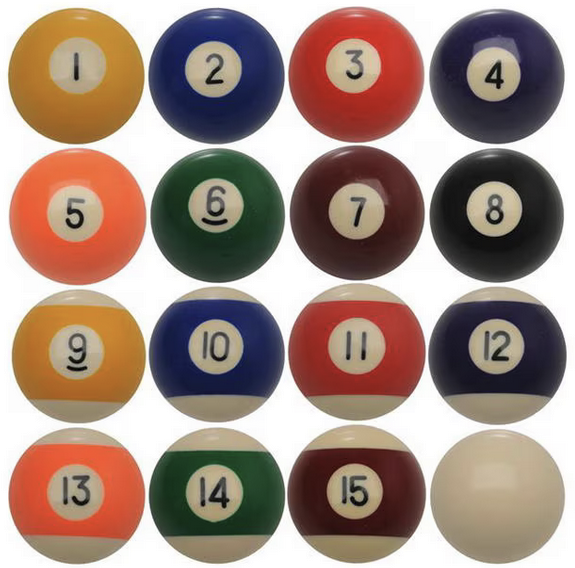
#> input picture Pasted image 20251006131451.png, 575 x 568 px, given in place of snooker_720p_sullivan.mp4, which was not available
$ python test_main.py
#> lines starting #> are read from the running program, lines starting #| are printed output that depends on the picture; after the words box and inside, x2 and y2 are one past the last pixel; in counts of white or black regions, pixels touching at a corner belong together; pictures that were not available may be replaced by others from this repository, and a replacement may not be noted
#> further down, frame is the input picture: shape (568, 575, 3); mean B, G, R 128.7, 139.5, 161.3
### ball_detector.py
import cv2
import snooker_colors as sc
import numpy as np

DEBUG = False

def resize_frame(frame):
    return cv2.resize(frame, (1000, 550))
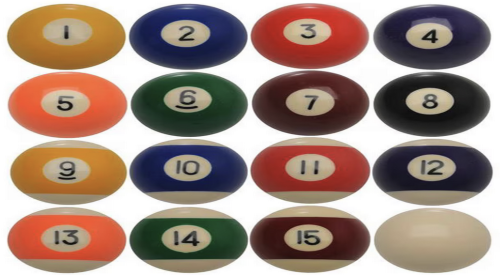
#> returned value: shape (550, 1000, 3) (shown at 1/2 size); mean of channels 0, 1, 2 128.6, 139.3, 161.2; drawn as B, G, R

def _normalize_frame(current_frame):
    """
    Normalizes one frame for better performance
    :param current_frame: current frame of the given video
    :return: a normalized frame in hsv color-space
    """
    f = resize_frame(current_frame)
    hsv = cv2.cvtColor(f, cv2.COLOR_BGR2HSV)
#> hsv: shape (550, 1000, 3); mean H, S, V 35.5, 76.9, 166.7

    # Increase saturation
    h, s, v = cv2.split(hsv)
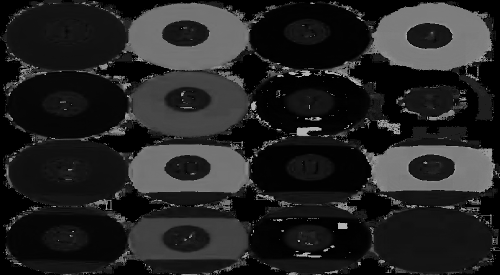
#> h: shape (550, 1000) (shown at 1/2 size); min 0, max 179, mean 35.5
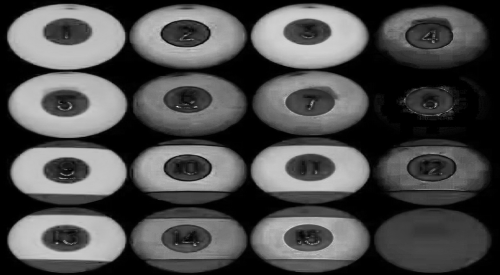
#> s: shape (550, 1000) (shown at 1/2 size); min 0, max 237, mean 76.9
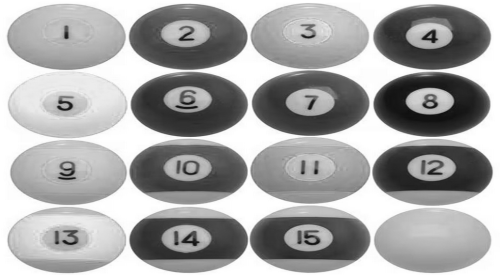
#> v: shape (550, 1000) (shown at 1/2 size); min 4, max 255, mean 166.7
    s = cv2.add(s, 50)
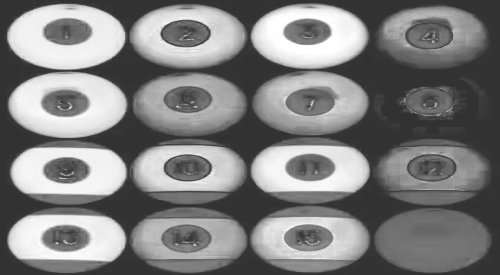
#> s: shape (550, 1000) (shown at 1/2 size); min 50, max 255, mean 126.9
    s = np.clip(s, 0, 255)
    hsv_sat = cv2.merge([h, s, v])
#> hsv_sat: shape (550, 1000, 3); mean H, S, V 35.5, 126.9, 166.7

    return hsv_sat

def get_balls_map(f):
    """
    Detects the balls of the f frame and returns them in a map.
    Function normalizes frame to hsv color space.

    :param f: the current frame
    :return: map of balls, where key: snooker_colors colors and value: list of balls in the format of HoughCircles
    """
    h_f = _normalize_frame(f)

    return {
        sc.RED: _detect_balls_in_given_range(h_f, sc.lower_red, sc.upper_red),
        sc.PINK: _detect_balls_in_given_range(h_f, sc.lower_pink, sc.upper_pink),
        sc.BLUE: _detect_balls_in_given_range(h_f, sc.lower_blue, sc.upper_blue),
        #sc.GREEN: _detect_balls_in_given_range(h_f, sc.lower_green, sc.upper_green), #todo
        sc.YELLOW: _detect_balls_in_given_range(h_f, sc.lower_yellow, sc.upper_yellow),
        sc.BROWN: _detect_balls_in_given_range(h_f, sc.lower_brown, sc.upper_brown),

        # after colors detected
        sc.WHITE: _detect_balls_in_given_range(h_f, sc.lower_white, sc.upper_white),
        sc.BLACK: _detect_balls_in_given_range(h_f, sc.lower_black, sc.upper_black),
    }

def _find_hough_circles(mask):
    return cv2.HoughCircles(
        mask,
        cv2.HOUGH_GRADIENT, dp=2, minDist=8, # smaller param2 makes detection more sensitive
        param1=50, param2=15, minRadius=5, maxRadius=7
    )

def _detect_red_balls(hsv, l_r, u_r):
    """
    Detects red balls. Separate function needed because red balls are special case for HSV.
    :param l_r: first part of the spectrum's lower red
    :param u_r: first part of the spectrum's upper red
    :param hsv: the hsv frame
    :return: the detected red balls
    """
    mask1 = cv2.inRange(hsv, l_r, u_r)
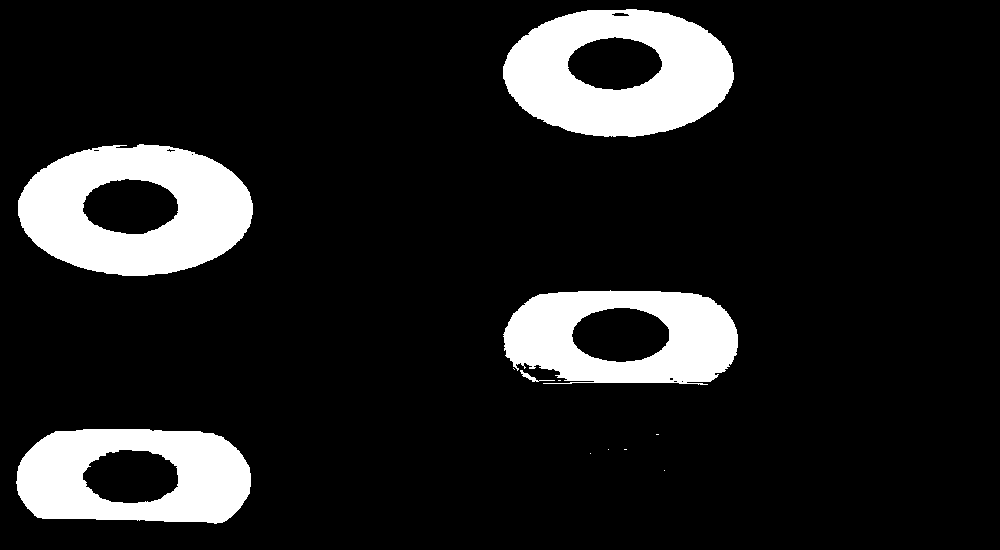
#> mask1: shape (550, 1000); 12.7% white; 12 white regions (7 under 20 px), largest, box (x1, y1, x2, y2) and area: (18, 144, 253, 276) 20223, (503, 9, 734, 137) 19499, (16, 429, 251, 524) 15392, (503, 290, 738, 385) 14746, (520, 370, 555, 382) 90
    mask2 = cv2.inRange(hsv, sc.lower_red2, sc.upper_red2)
#> mask2: shape (550, 1000); 0% white in thin lines or dots, all inside (x1, y1, x2, y2) = (702, 296, 704, 297)
    mask = mask1 | mask2
#> mask: shape (550, 1000); 12.7% white; 12 white regions (7 under 20 px), largest, box (x1, y1, x2, y2) and area: (18, 144, 253, 276) 20223, (503, 9, 734, 137) 19499, (16, 429, 251, 524) 15392, (503, 290, 738, 385) 14748, (520, 370, 555, 382) 90

    mask = cv2.GaussianBlur(mask, (3, 3), 2)
    _balls = cv2.HoughCircles(
        mask,
        cv2.HOUGH_GRADIENT, dp=2, minDist=8,
        param1=50, param2=15, minRadius=5, maxRadius=7
    )

    _draw_on_detected_monochrome_balls(mask, _balls)
    return _balls

def _detect_black_ball(hsv, l, u):
    mask = _generate_mask(hsv, l, u)
    mask = _clean_up_mask(mask)
    circles = _find_hough_circles(mask)
    _draw_on_detected_monochrome_balls(mask, circles)
    return circles

def _detect_colored_balls(hsv, l, u):
    mask = _generate_mask(hsv, l, u)
    _balls = _find_hough_circles(mask)
    _draw_on_detected_monochrome_balls(mask, _balls)
    return _balls

def _generate_mask(hsv, l, u):
    return cv2.inRange(hsv, l, u)
#> returned value: shape (550, 1000); 0.16% white in thin lines or dots
#> in _generate_mask (call 6), `return cv2.inRange(hsv, l, u)`:
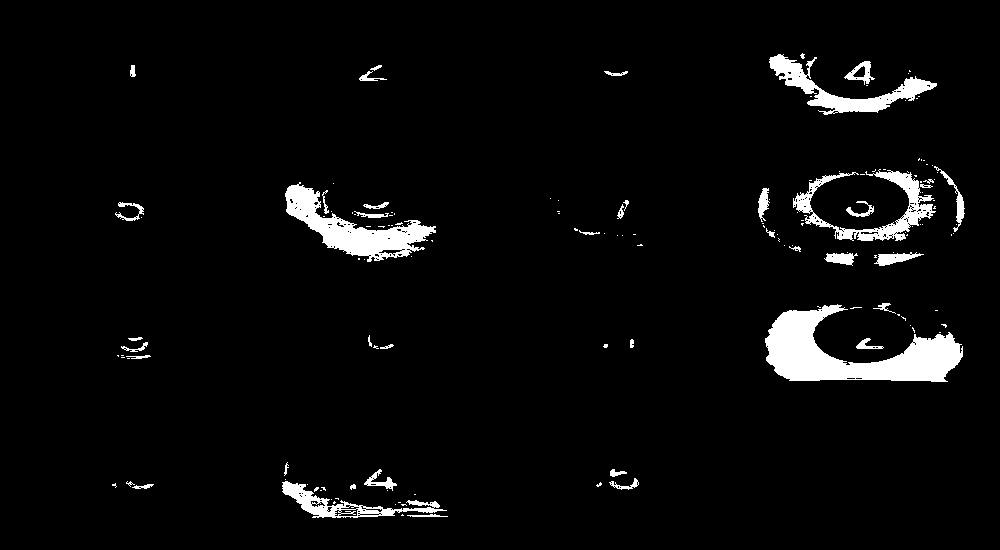
#> returned value: shape (550, 1000); 4.1% white; 149 white regions (108 under 20 px), largest, box (x1, y1, x2, y2) and area: (765, 304, 963, 382) 7394, (285, 182, 436, 262) 4063, (769, 54, 937, 115) 2695

def _clean_up_mask(mask):
    #kernel = np.ones((5, 5), np.uint8)
    #mask = cv2.morphologyEx(mask, cv2.MORPH_OPEN, kernel)
    return cv2.GaussianBlur(mask, (3, 3), 2)

def _detect_balls_in_given_range(hsv, lower, upper):
    """
    Detects balls based on the lower and upper thresholds.
    Red and black balls are exceptional cases.
    :param hsv: hsv color space frame
    :param lower: lower threshold
    :param upper: upper threshold
    :return: array of ball coordinates (x,y,r)
    """
    if np.array_equal(lower, sc.lower_red):
        return _detect_red_balls(hsv, lower, upper)
    elif np.array_equal(lower, sc.lower_black): # tune this if needed
        return _detect_black_ball(hsv, lower, upper)
#> in _detect_black_ball, `circles = _find_hough_circles(mask)`: circles = 44 rows, first 8: [433, 507, 5.8], [345, 513, 5.8], [807, 211, 5.8], [859, 71, 5.8], [813, 219, 5.8], [317, 501, 5.8], [863, 235, 5.8], [921, 213, 5.8]
    else:
        return _detect_colored_balls(hsv, lower, upper)

def _draw_on_detected_monochrome_balls(frame, balls):
    """
    Note of current implementation: Always draws the last color enabled in the array of balls
    :param frame: frame to draw on
    :param balls: ball to draw
    :return: nothing
    """
    if not DEBUG:
        return
    print(balls)
    if balls is not None:
        _balls = np.uint16(np.around(balls))
        for ballArr in _balls:
            for (x, y, r) in ballArr:
                cv2.circle(frame, (x, y), r, (255, 0, 0), 2)  # circle around ball
                #cv2.circle(frame, (x, y), 2, (255, 0, 0), 3)    # center dot (debug)
    cv2.imshow("Current color", frame)

# [8 lines left out: function draw_detected_balls, not called in this run]

### test_main.py
import cv2
import numpy as np
import snooker_colors as cr
import ball_detector as bd

# test

capture = cv2.VideoCapture("snooker_720p_sullivan.mp4")

while capture.isOpened():
    ret, frame = capture.read()
    if not ret:
        break

    balls = bd.get_balls_map(frame)
#> balls = 7 items

    """if balls is not None:
        balls = np.uint16(np.around(balls.get(cr.RED)))
        for ballList in balls:
            print(ballList)
            for (x, y, r) in ballList:
                cv2.circle(frame, (x, y), r, (0, 255, 0), 2)  # circle around ball
                cv2.circle(frame, (x, y), 2, (255, 0, 0), 3)  # center dot"""

    cv2.imshow("Snooker Red Ball Detection", frame)

    if cv2.waitKey(25) & 0xFF == ord('q'):
#> (key q is pressed here)
        break

capture.release()
cv2.destroyAllWindows()

$ run again, on Pasted image 20251126194346.png
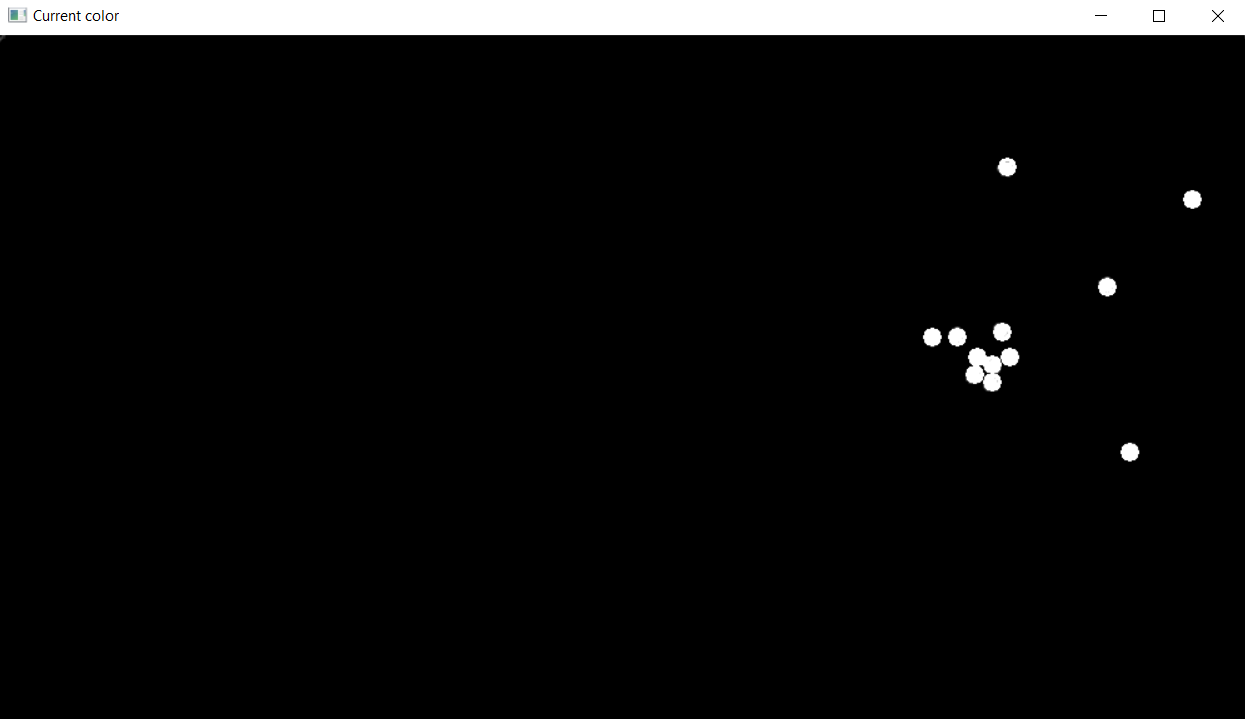
#> input picture Pasted image 20251126194346.png, 1245 x 719 px, given in place of snooker_720p_sullivan.mp4, which was not available
#> frame is the input picture: shape (719, 1245, 3); mean B, G, R 13.3, 13.3, 13.3
#> hsv: shape (550, 1000, 3); mean H, S, V 0.1, 0.1, 13.3
#> in _normalize_frame, `s = cv2.add(s, 50)`:
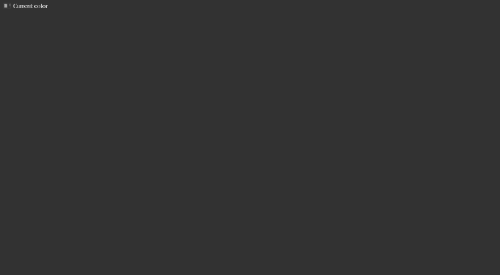
#> s: shape (550, 1000) (shown at 1/2 size); min 50, max 255, mean 50.1
#> hsv_sat: shape (550, 1000, 3); mean H, S, V 0.1, 50.1, 13.3
#> mask1: shape (550, 1000); 0% white in thin lines or dots, all inside (x1, y1, x2, y2) = (49, 11, 86, 12)
#> mask2: shape (550, 1000); every value is 0
#> in _generate_mask (call 5), `return cv2.inRange(hsv, l, u)`:
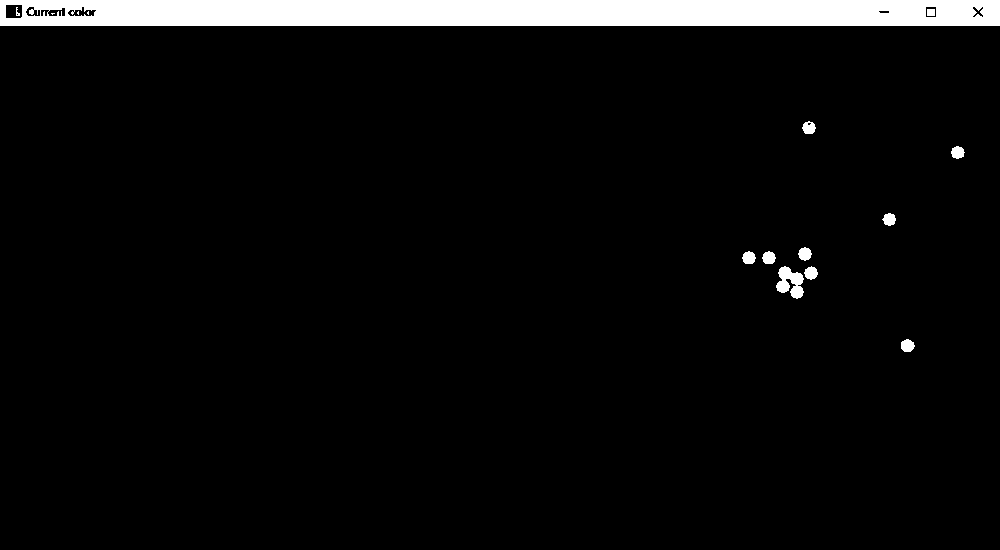
#> returned value: shape (550, 1000); 4.9% white; 15 white regions (3 under 20 px), largest, box (x1, y1, x2, y2) and area: (0, 0, 1000, 26) 25307, (776, 266, 804, 299) 556, (798, 247, 812, 261) 140
#> balls = 7 items

$ run again, on Pasted image 20251126194458.png
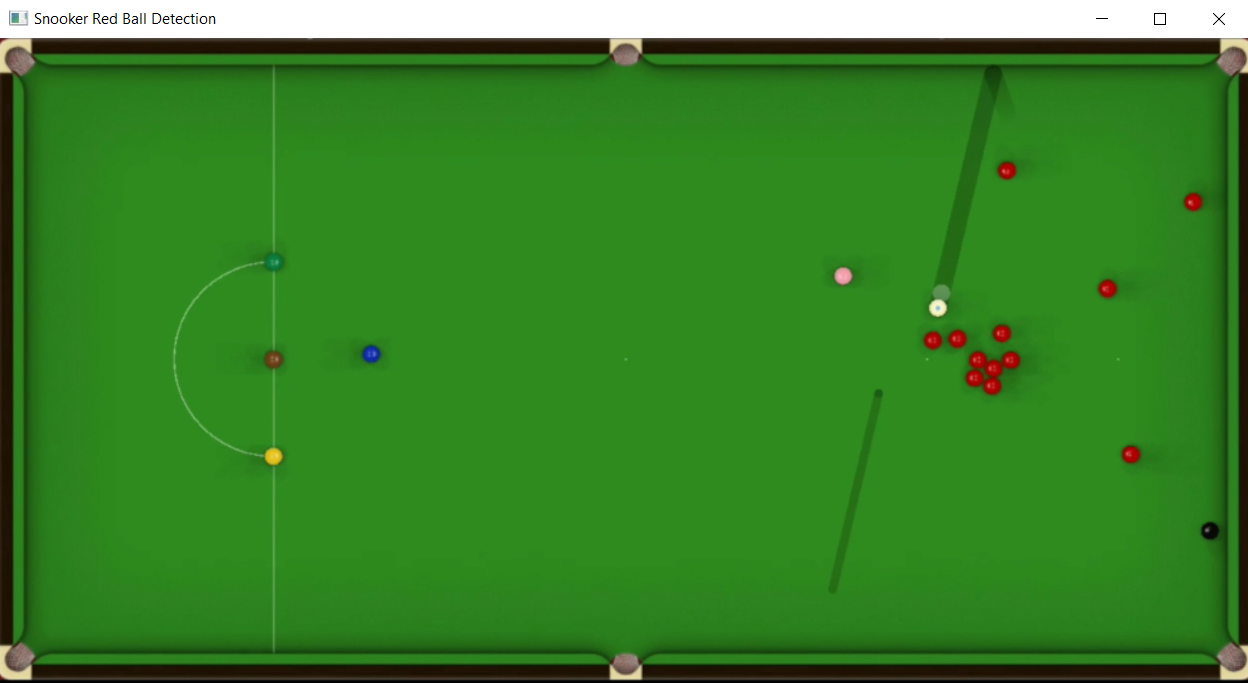
#> input picture Pasted image 20251126194458.png, 1248 x 683 px, given in place of snooker_720p_sullivan.mp4, which was not available
#> frame is the input picture: shape (683, 1248, 3); mean B, G, R 40.5, 131.6, 56.8
#> hsv: shape (550, 1000, 3); mean H, S, V 49.7, 187.5, 132.8
#> hsv_sat: shape (550, 1000, 3); mean H, S, V 49.7, 236.1, 132.8
#> in _detect_red_balls, `mask1 = cv2.inRange(hsv, l_r, u_r)`:
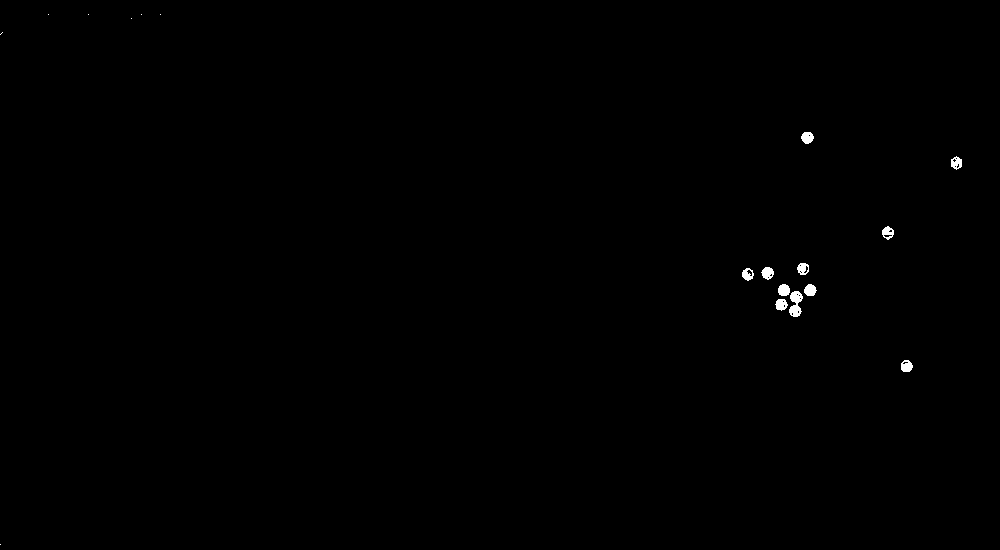
#> mask1: shape (550, 1000); 0.24% white; 18 white regions (7 under 20 px), largest, box (x1, y1, x2, y2) and area: (789, 291, 803, 317) 235, (801, 132, 814, 144) 118, (778, 284, 790, 296) 118
#> mask2: shape (550, 1000); 0.01% white in thin lines or dots, all inside (x1, y1, x2, y2) = (747, 135, 959, 364)
#> in _generate_mask (call 6), `return cv2.inRange(hsv, l, u)`:
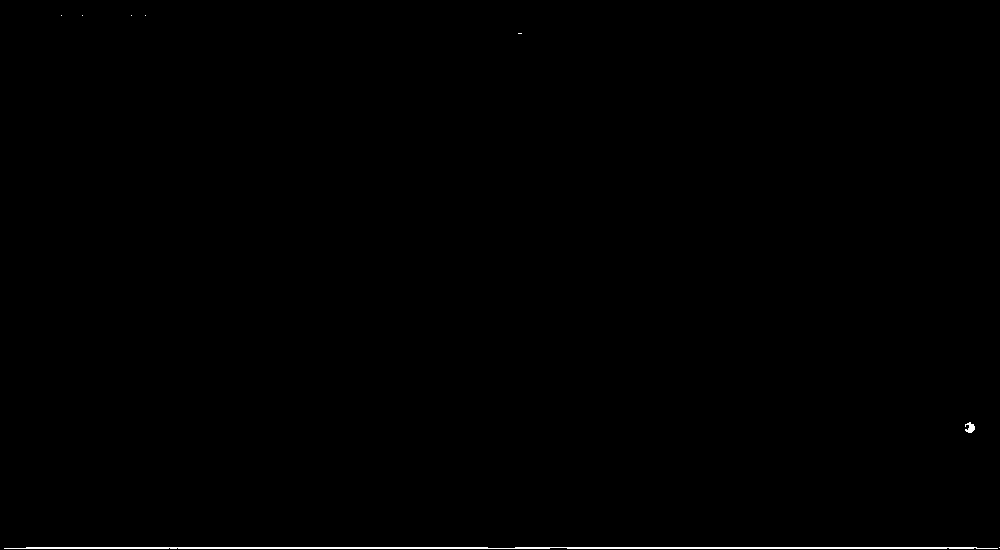
#> returned value: shape (550, 1000); 0.36% white in thin lines or dots
#> circles = [[969, 427, 5.3]]
#> balls = 7 items
